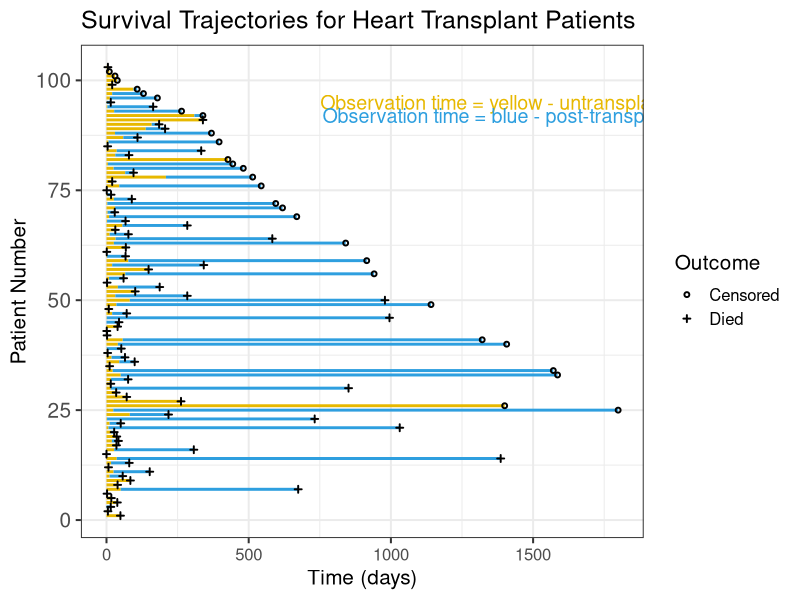
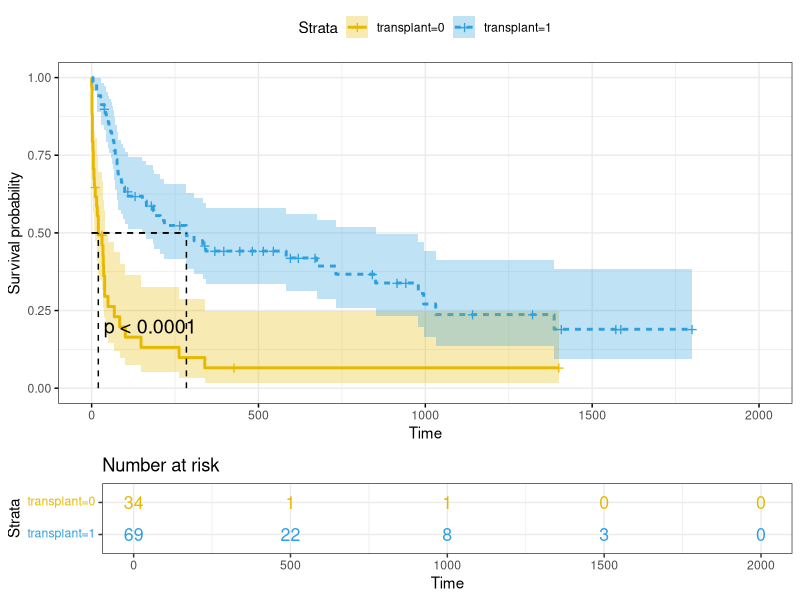

The R source for these figures, in order:
## ---- chunk 1
#| label: load data
#| message: false
#| warning: false
library(survival)
library(survminer)
data(heart, package = "survival")
head(jasa)
## ---- chunk 2
#| label: survival trajectories
# Create 'id' variable
jasa$id <- seq(1:dim(jasa)[1])
# Copy to temp df
temp <- jasa
# Replace wait.time with futime if didn't undergo transplant
temp$wait.time[is.na(temp$wait.time)] <- temp$futime[is.na(temp$wait.time)]
# Plot
temp |>
  ggplot(aes(x = id, y = futime)) +
  geom_linerange(aes(ymin = 0, ymax = wait.time), color = "#E7B800", linewidth = 1) +
  geom_linerange(aes(ymin = wait.time, ymax = futime), color = "#2E9FDF", linewidth = 1) +
  geom_point(aes(shape = factor(fustat)), stroke = 1, cex = 1, color = "black") +
  scale_shape_manual(values = c(1, 3), labels = c("Censored", "Died"), name = "Outcome") +
  annotate("text", x = 95, y = 1400, label = "Observation time = yellow - untransplanted", size = 5, color = "#E7B800") +
  annotate("text", x = 92, y = 1380, label = "Observation time = blue - post-transplant", size = 5, color = "#2E9FDF") +
  ggtitle("Survival Trajectories for Heart Transplant Patients") +   
  ylab("Time (days)") +
  xlab("Patient Number") + 
  coord_flip() + 
  theme_bw(base_size = 15) +
  theme(axis.text.y = element_text(size = 15))
## ---- chunk 3
fit <- survfit(Surv(futime, fustat) ~ transplant, data = jasa)
ggsurvplot(fit,
          pval = TRUE, conf.int = TRUE,
          risk.table = TRUE, # Add risk table
          risk.table.col = "strata", # Change risk table color by groups
          linetype = "strata", # Change line type by groups
          surv.median.line = "hv", # Specify median survival
          ggtheme = theme_bw(), # Change ggplot2 theme
          palette = c("#E7B800", "#2E9FDF"))
## ---- chunk 4
mod <- coxph(Surv(futime, fustat) ~ transplant, data = jasa)
summary(mod)
